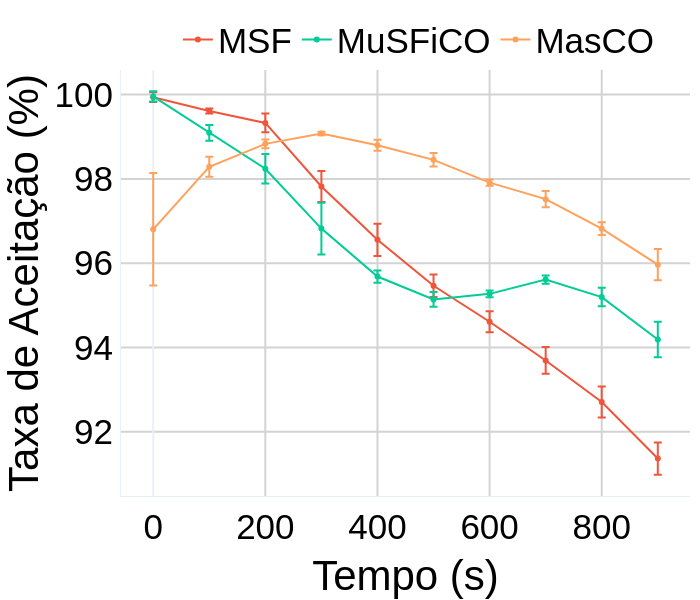
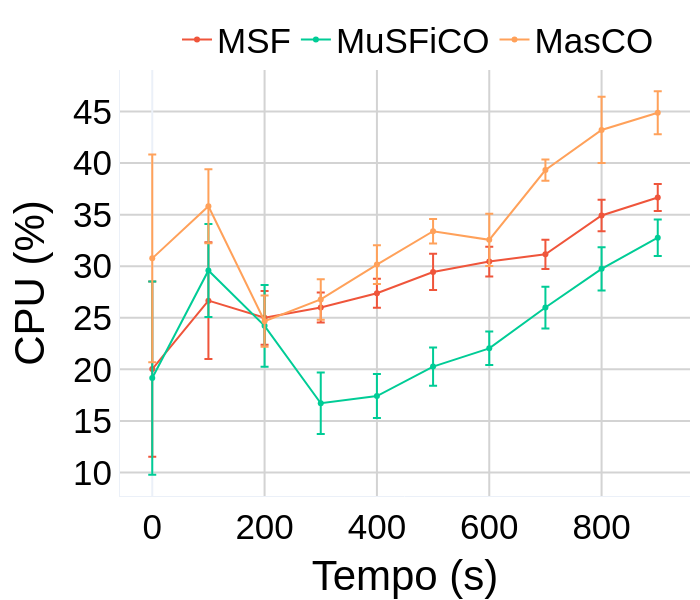
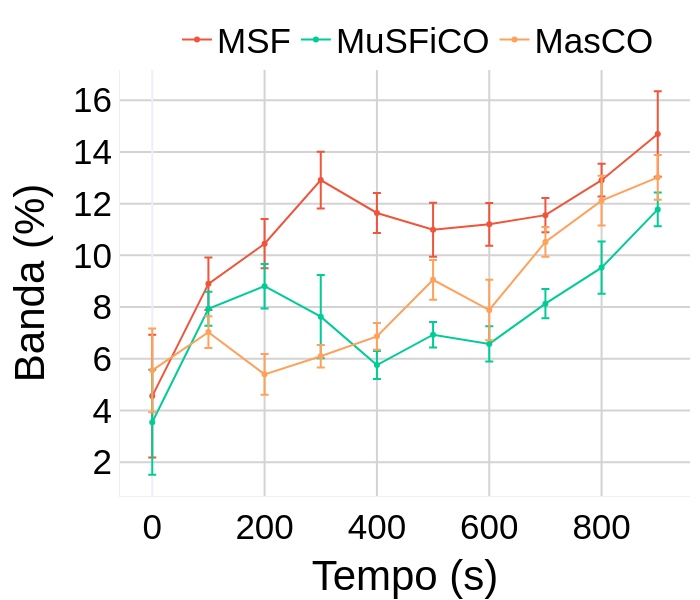
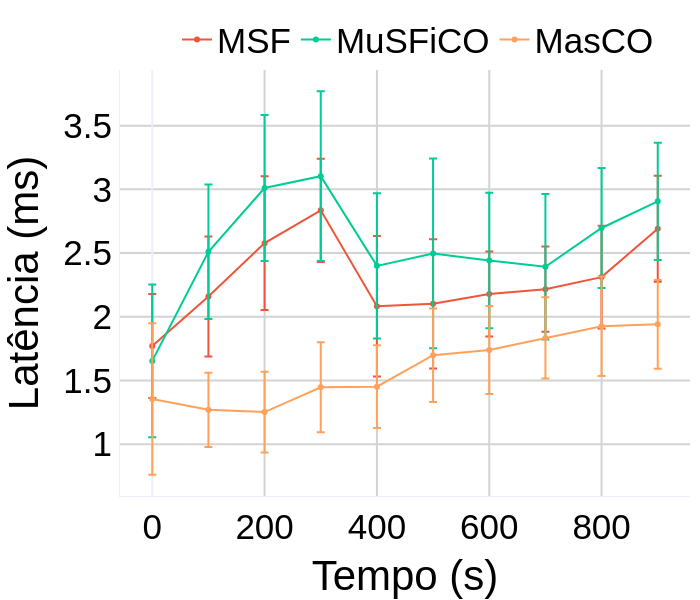

The code cell stored with these charts, in order, in its notebook:
### Code cell
# Iterando sobre cada métrica para plotar
dados_alg = []
dados_plotagem = []
for titulo, coluna in metricas.items():
    # Multiplicar por 100 quando necessário para converter em porcentagem
    multiplicador = 100 if "%" in titulo else 1

    # Preparando dados para plotagem
    dados_plotagem = []
    for alg in ["msf", "musfico", "gr"]:
        dados_alg = dados_processados[alg][coluna] * multiplicador
        dados_plotagem.append(dados_alg)

    # Chamada para a função de plotagem com os dados preparados
    plotly_three_lines_graph_with_error_bars(
        *dados_plotagem,
        yaxis_title=titulo,
        linha2=legendas["msf"],
        linha3=legendas["musfico"],
        linha4=legendas["gr"],
        steps=100,
    )

### Figure 1 — Plotly figure (JSON) as saved in the notebook; plotly's stock layout.template omitted (floating-point values rounded to 4 significant figures)
{"data": [{"error_y": {"array": [0.1141, 0.05863, 0.2241, 0.3652, 0.3822, 0.2644, 0.2471, 0.3173, 0.3678, 0.3834], "type": "data", "visible": true}, "line": {"color": "#EF553B", "dash": "solid"}, "mode": "lines+markers", "name": "MSF", "type": "scatter", "x": [0, 100, 200, 300, 400, 500, 600, 700, 800, 900], "y": [99.94, 99.61, 99.33, 97.82, 96.56, 95.47, 94.61, 93.69, 92.71, 91.37]}, {"error_y": {"array": [0.1212, 0.1864, 0.3507, 0.6148, 0.1463, 0.1766, 0.08173, 0.09733, 0.2194, 0.4184], "type": "data", "visible": true}, "line": {"color": "#00CC96", "dash": "solid"}, "mode": "lines+markers", "name": "MuSFiCO", "type": "scatter", "x": [0, 100, 200, 300, 400, 500, 600, 700, 800, 900], "y": [99.96, 99.09, 98.24, 96.82, 95.68, 95.14, 95.27, 95.61, 95.2, 94.19]}, {"error_y": {"array": [1.336, 0.2394, 0.1032, 0.04083, 0.1311, 0.1604, 0.07172, 0.1917, 0.1527, 0.3736], "type": "data", "visible": true}, "line": {"color": "#FFA15A", "dash": "solid"}, "mode": "lines+markers", "name": "MasCO", "type": "scatter", "x": [0, 100, 200, 300, 400, 500, 600, 700, 800, 900], "y": [96.8, 98.29, 98.83, 99.08, 98.8, 98.45, 97.91, 97.52, 96.82, 95.97]}], "layout": {"autosize": true, "font": {"color": "Black", "family": "Arial", "size": 35}, "height": 600, "legend": {"itemwidth": 30, "orientation": "h", "title": {}, "traceorder": "normal", "x": 0.1, "y": 1.14}, "margin": {"b": 100, "l": 120, "r": 10, "t": 25}, "width": 700, "xaxis": {"gridcolor": "lightgray", "gridwidth": 2, "showgrid": true, "showline": true, "title": {"text": "Tempo (s)"}}, "yaxis": {"gridcolor": "lightgray", "gridwidth": 2, "showgrid": true, "showline": true, "title": {"text": "Taxa de Aceitação (%)"}}}}

### Figure 2 — Plotly figure (JSON) as saved in the notebook; plotly's stock layout.template omitted (floating-point values rounded to 4 significant figures)
{"data": [{"error_y": {"array": [8.49, 5.651, 2.606, 1.456, 1.407, 1.761, 1.447, 1.418, 1.535, 1.312], "type": "data", "visible": true}, "line": {"color": "#EF553B", "dash": "solid"}, "mode": "lines+markers", "name": "MSF", "type": "scatter", "x": [0, 100, 200, 300, 400, 500, 600, 700, 800, 900], "y": [20.03, 26.66, 24.99, 25.99, 27.38, 29.44, 30.45, 31.15, 34.92, 36.66]}, {"error_y": {"array": [9.37, 4.512, 3.963, 2.975, 2.138, 1.86, 1.626, 2.027, 2.102, 1.759], "type": "data", "visible": true}, "line": {"color": "#00CC96", "dash": "solid"}, "mode": "lines+markers", "name": "MuSFiCO", "type": "scatter", "x": [0, 100, 200, 300, 400, 500, 600, 700, 800, 900], "y": [19.15, 29.59, 24.22, 16.71, 17.41, 20.27, 22.04, 25.99, 29.74, 32.76]}, {"error_y": {"array": [10.08, 3.591, 2.477, 1.962, 1.88, 1.186, 2.535, 1.029, 3.217, 2.086], "type": "data", "visible": true}, "line": {"color": "#FFA15A", "dash": "solid"}, "mode": "lines+markers", "name": "MasCO", "type": "scatter", "x": [0, 100, 200, 300, 400, 500, 600, 700, 800, 900], "y": [30.76, 35.81, 24.67, 26.78, 30.16, 33.4, 32.56, 39.33, 43.21, 44.87]}], "layout": {"autosize": true, "font": {"color": "Black", "family": "Arial", "size": 35}, "height": 600, "legend": {"itemwidth": 30, "orientation": "h", "title": {}, "traceorder": "normal", "x": 0.1, "y": 1.14}, "margin": {"b": 100, "l": 120, "r": 10, "t": 25}, "width": 700, "xaxis": {"gridcolor": "lightgray", "gridwidth": 2, "showgrid": true, "showline": true, "title": {"text": "Tempo (s)"}}, "yaxis": {"gridcolor": "lightgray", "gridwidth": 2, "showgrid": true, "showline": true, "title": {"text": "CPU (%)"}}}}

### Figure 3 — Plotly figure (JSON) as saved in the notebook; plotly's stock layout.template omitted (floating-point values rounded to 4 significant figures)
{"data": [{"error_y": {"array": [2.37, 1.016, 0.9516, 1.099, 0.7765, 1.044, 0.8261, 0.6652, 0.6317, 1.653], "type": "data", "visible": true}, "line": {"color": "#EF553B", "dash": "solid"}, "mode": "lines+markers", "name": "MSF", "type": "scatter", "x": [0, 100, 200, 300, 400, 500, 600, 700, 800, 900], "y": [4.557, 8.899, 10.45, 12.91, 11.64, 10.99, 11.2, 11.55, 12.91, 14.69]}, {"error_y": {"array": [2.029, 0.6556, 0.8607, 1.609, 0.5425, 0.4955, 0.6813, 0.5632, 1.012, 0.6523], "type": "data", "visible": true}, "line": {"color": "#00CC96", "dash": "solid"}, "mode": "lines+markers", "name": "MuSFiCO", "type": "scatter", "x": [0, 100, 200, 300, 400, 500, 600, 700, 800, 900], "y": [3.547, 7.937, 8.809, 7.63, 5.758, 6.932, 6.576, 8.132, 9.526, 11.78]}, {"error_y": {"array": [1.619, 0.6172, 0.7893, 0.4359, 0.5134, 0.7713, 1.166, 0.5788, 0.9616, 0.8657], "type": "data", "visible": true}, "line": {"color": "#FFA15A", "dash": "solid"}, "mode": "lines+markers", "name": "MasCO", "type": "scatter", "x": [0, 100, 200, 300, 400, 500, 600, 700, 800, 900], "y": [5.553, 7.032, 5.398, 6.1, 6.868, 9.053, 7.886, 10.52, 12.11, 13.02]}], "layout": {"autosize": true, "font": {"color": "Black", "family": "Arial", "size": 35}, "height": 600, "legend": {"itemwidth": 30, "orientation": "h", "title": {}, "traceorder": "normal", "x": 0.1, "y": 1.14}, "margin": {"b": 100, "l": 120, "r": 10, "t": 25}, "width": 700, "xaxis": {"gridcolor": "lightgray", "gridwidth": 2, "showgrid": true, "showline": true, "title": {"text": "Tempo (s)"}}, "yaxis": {"gridcolor": "lightgray", "gridwidth": 2, "showgrid": true, "showline": true, "title": {"text": "Banda (%)"}}}}

### Figure 4 — Plotly figure (JSON) as saved in the notebook; plotly's stock layout.template omitted (floating-point values rounded to 4 significant figures)
{"data": [{"error_y": {"array": [0.4083, 0.4709, 0.5251, 0.4044, 0.5508, 0.5073, 0.333, 0.3342, 0.4029, 0.4161], "type": "data", "visible": true}, "line": {"color": "#EF553B", "dash": "solid"}, "mode": "lines+markers", "name": "MSF", "type": "scatter", "x": [0, 100, 200, 300, 400, 500, 600, 700, 800, 900], "y": [1.77, 2.159, 2.578, 2.835, 2.082, 2.102, 2.178, 2.217, 2.311, 2.691]}, {"error_y": {"array": [0.5988, 0.5281, 0.5736, 0.6662, 0.5695, 0.744, 0.5317, 0.571, 0.47, 0.4603], "type": "data", "visible": true}, "line": {"color": "#00CC96", "dash": "solid"}, "mode": "lines+markers", "name": "MuSFiCO", "type": "scatter", "x": [0, 100, 200, 300, 400, 500, 600, 700, 800, 900], "y": [1.654, 2.509, 3.011, 3.103, 2.399, 2.497, 2.442, 2.392, 2.697, 2.906]}, {"error_y": {"array": [0.5941, 0.2917, 0.3171, 0.3533, 0.3249, 0.3673, 0.3463, 0.3196, 0.3909, 0.3486], "type": "data", "visible": true}, "line": {"color": "#FFA15A", "dash": "solid"}, "mode": "lines+markers", "name": "MasCO", "type": "scatter", "x": [0, 100, 200, 300, 400, 500, 600, 700, 800, 900], "y": [1.354, 1.27, 1.252, 1.446, 1.452, 1.698, 1.739, 1.834, 1.925, 1.94]}], "layout": {"autosize": true, "font": {"color": "Black", "family": "Arial", "size": 35}, "height": 600, "legend": {"itemwidth": 30, "orientation": "h", "title": {}, "traceorder": "normal", "x": 0.1, "y": 1.14}, "margin": {"b": 100, "l": 120, "r": 10, "t": 25}, "width": 700, "xaxis": {"gridcolor": "lightgray", "gridwidth": 2, "showgrid": true, "showline": true, "title": {"text": "Tempo (s)"}}, "yaxis": {"gridcolor": "lightgray", "gridwidth": 2, "showgrid": true, "showline": true, "title": {"text": "Latência (ms)"}}}}
